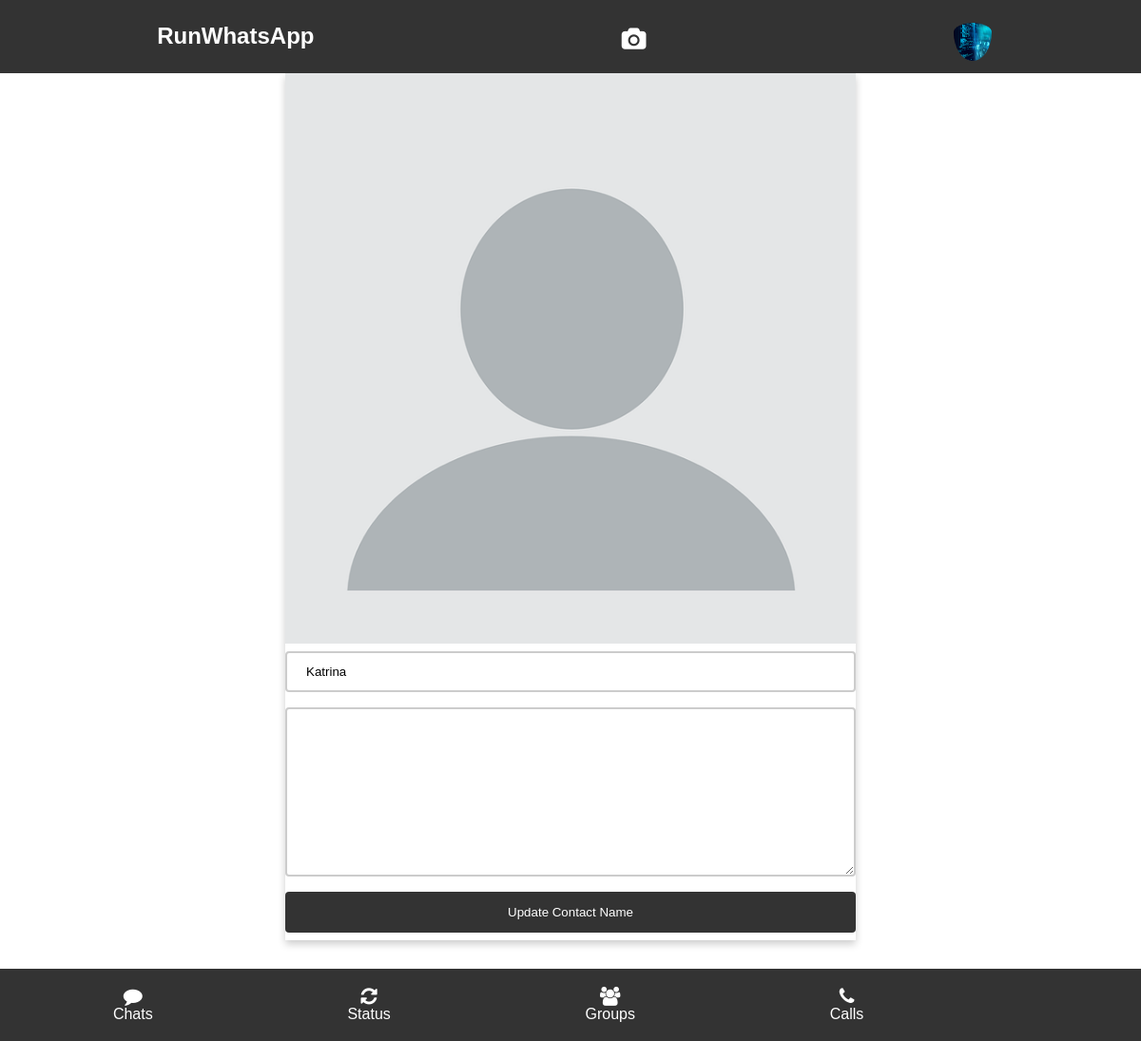
The page /contact_profile/08038082848 (signed in) on the database its author committed.
### App/models.py (models this page shows, shortened)
class Profile(models.Model):
    image = models.ImageField(upload_to='Profile Image', default='blank.png')
    first_name = models.CharField(max_length=255, null=True,)
    username = models.ForeignKey(User,on_delete=models.CASCADE, null=True)
    bio = models.TextField()
    last_activity = models.DateTimeField(auto_now=True)

class myContact(models.Model):
    contact = models.CharField(max_length=255, null=True)
    user = models.CharField(max_length=255, null=True)
    phone_number = models.CharField(max_length=255, null=True)
    user_phone_number = models.CharField(max_length=255, null=True)
    image = models.ImageField(upload_to='Profile Image', default='blank.png')
    user_image = models.ImageField(upload_to='Profile Image', default='blank.png')
    bio = models.CharField(max_length=255, null=True)
    last_message = models.CharField(max_length=255, default='No messages')

### App/views.py (the view)
# urls.py: path("contact_profile/<str:pk>", views.contact_profile, name='contact_profile'),
@login_required(login_url='login')
def contact_profile(request,pk):
    profile = Profile.objects.get(username=request.user)
    user = User.objects.get(username=pk)
    contact = Profile.objects.get(username=user)
    mycontact = myContact.objects.get(user_phone_number=request.user, phone_number=pk)
    if request.method == 'POST':
        contact_name =  request.POST['contact_name']
        mycontact.contact = contact_name
        mycontact.save()
        print(contact_name)
    return render(request, 'contact_profile.html', {'profile':profile,'contact':contact, 'mycontact':mycontact})

### templates/contact_profile.html (shortened to what this page needs)
{% extends 'base.html' %}
    {% block content %}
    <div class="cards">
        <img class="picture" src="{{contact.image.url}}" alt="" style="width:100%">
        <form action="" method="POST" enctype="multipart/form-data">
            <input type="text" name="contact_name" value="{{mycontact.contact}}" placeholder="Enter Your Username">
            {% if contact.bio %}
            <textarea name="bio" id="" readonly cols="30" rows="10">{{contact.bio}}</textarea>
            {% else %}
            <textarea name="bio" readonly id="" cols="10" rows="10"></textarea>
            {% endif %}
            <button type="submit" class="button">Update Contact Name</button>
        </form>
    </div>
    <br><br><br><br><br>
    {% endblock content %}

### templates/base.html (shortened to what this page needs)
{% load static %}
<html lang="en">
<head>
    <link rel="stylesheet" href="https://cdnjs.cloudflare.com/ajax/libs/font-awesome/4.7.0/css/font-awesome.min.css">
</head>
<body>
    <div class="upheader">
        <h2 style="padding-top: 20px;">RunWhatsApp</h2>
        {% if request.user.is_authenticated %}
        <h2><a href="post_status">
                <span class="fa fa-camera" style="padding-top: 25px;" class="img dropbtn" title="post status"></span>
            </a>
        </h2>
        <div class="dropdown">
            {% if profile.image.url %}
            <img style="padding-top: 20px;" class="img dropbtn" onclick="myFunction()" src="{{profile.image.url}}"
                alt="">
            {% endif %}
            {% endif %}
        </div>
    </div>
    <header>
        <div class="logo">
            {% if request.user.is_authenticated %}
            <div class="whatsapp"><a href="/">
                    <span class="fa fa-comment" style='font-size:20px;' title="Chats"></span><br>
                    Chats
                </a>
            </div>
            <div class="statuss"><a href="/status">
                    <span class="fa fa-refresh" style='font-size:20px;' title="Chats"></span><br>
                    Status</a>
            </div>
            <div class="communities"><a href="communities">
                    <span class="fa fa-users" style='font-size:20px;' title="Chats"></span><br>
                    Groups</a>
            </div>
            <div class="calls"><a href="/add_contact">
                    <span class="fa fa-phone" style='font-size:20px;' title="Chats"></span><br>
                    Calls</a>
            </div>
            {% else %}
            <div class="signin"><a href="">RunWhatsApp</a></div>
            <div class="signin"><a href="login">Login</a></div>
            <div class="register"><a href="register">Register</a></div>
            {% endif %}
        </div>
    </header>
    {% block content %}
    {% endblock content %}
</body>
</html>

### templates/base.html (style rules this page uses)
body { font-family: Arial, sans-serif; margin: 0; padding: 0; }
a { color: white; text-decoration: none; }
header { background-color: #333; color: #fff; padding: 1rem; text-align: center; overflow: hidden; position: fixed; bottom: 0; width: 100%; }
.upheader { background-color: #333; color: #fff; padding: 4px; text-align: center; width: 100%; display: grid; grid-template-columns: auto auto auto; grid-gap: 1px; position: sticky; top: 0; z-index: 1; }
.logo { display: grid; grid-template-columns: auto auto auto auto auto; grid-gap: 1px; padding: 1px; }
.logo>div { text-align: center; padding: 2px 0; }
h2 { margin-top: 0; }
input[type=text], textarea, input[type=file], input[type=tel], input[type=password], input[type=email] { width: 100%; padding: 12px 20px; margin: 8px 0; display: inline-block; border: 2px solid #ccc; border-radius: 4px; box-sizing: border-box; }
button[type="submit"] { background-color: #333; color: white; padding: 14px 20px; margin: 8px 0; border: none; border-radius: 4px; cursor: pointer; width: 100%; }
.img { width: 40px; height: 40px; border-radius: 50%; }
.dropdown { position: relative; display: block; }
.cards { box-shadow: 0 4px 8px 0 rgba(0, 0, 0, 0.2); max-width: 600px; margin: auto; font-family: arial; text-align: left; }

### rows shown on the page
Profile: image (picture)
Profile: image (placeholder picture)
myContact: contact_name "Katrina"
